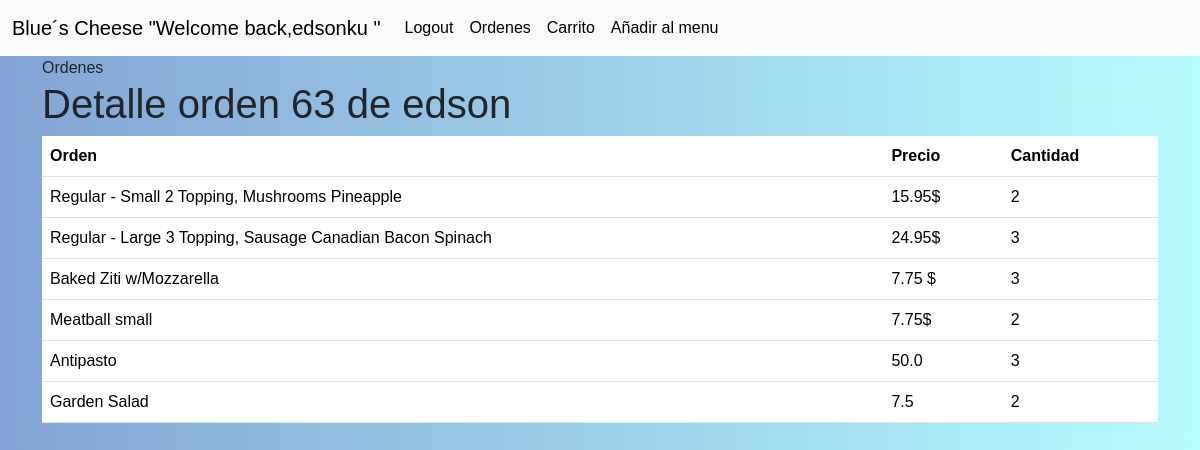
Page /detalleorden/63 (signed in) on the committed database.
### orders/models.py (models this page shows, shortened)
class Ordenes(models.Model):
    status=((0,"cancelado"),(1,"pendiente"),(2,"realizado"))
    cliente=models.ForeignKey(settings.AUTH_USER_MODEL, verbose_name="cliente", on_delete=models.CASCADE,related_name="orders")
    fecha=models.DateTimeField(verbose_name="tiempo",auto_now_add=True)
    estado=models.IntegerField(choices=status, default=1)
    total=models.FloatField(default=0.0)
    def __str__(self):
        return self.cliente.username

class Detallepizza(models.Model):
    orden=models.ForeignKey(Ordenes, related_name="pizza", on_delete=models.CASCADE)
    pizza=models.ForeignKey(Pizza, related_name="items", on_delete=models.CASCADE)
    cantidad=models.IntegerField()
    price=models.FloatField()
    toppings=models.ManyToManyField(Topings)

class Pizza(models.Model):
    pizza = models.CharField(verbose_name="Estilo", max_length=50)
    size = models.CharField(verbose_name="Tamaño", max_length=75)
    price = models.FloatField(verbose_name="Precio")
    class Meta:
        verbose_name="Pizza"
        verbose_name_plural="Pizzas"

class Topings(models.Model):
    topings = models.CharField(verbose_name="Tipo_topping", max_length=50)
    class Meta:
        verbose_name="Topping"
        verbose_name_plural="Toppings"

class Detallepasta(models.Model):
    orden=models.ForeignKey(Ordenes, related_name="pastas", on_delete=models.CASCADE)
    pasta=models.ForeignKey(Pasta, related_name="items", on_delete=models.CASCADE)
    cantidad=models.IntegerField()
    price=models.FloatField(verbose_name="precio")

class Pasta(models.Model):
    pasta = models.CharField(verbose_name="pasta", max_length=50)
    price = models.FloatField(verbose_name="Preciopasta")
    class Meta:
        verbose_name="Pasta"
        verbose_name_plural="Pastas"

class Detallesub(models.Model):
    orden=models.ForeignKey(Ordenes, related_name="subs", on_delete=models.CASCADE)
    sub=models.ForeignKey(Subs, related_name="items", on_delete=models.CASCADE)
    cantidad=models.IntegerField()
    price=models.FloatField(verbose_name="precio")

class Subs(models.Model):
    subs = models.CharField(verbose_name="Tipo de Sub", max_length=50)
    size = models.CharField(verbose_name="Tamañosub", max_length=75)
    price = models.FloatField(verbose_name="Preciosub")
    class Meta:
        verbose_name="Sub"
        verbose_name_plural="Subs"

class Detalledinner(models.Model):
    orden=models.ForeignKey(Ordenes, related_name="dinner", on_delete=models.CASCADE)
    dinner=models.ForeignKey(Dinner, related_name="items", on_delete=models.CASCADE)
    cantidad=models.IntegerField()
    price=models.FloatField(verbose_name="precio")

class Dinner(models.Model):
    dinner = models.CharField(verbose_name="Platillo", max_length=50)
    size = models.CharField(verbose_name="Tamañodinner", max_length=75)
    price = models.FloatField(verbose_name="Preciodinner")
    class Meta:
        verbose_name="Plato"
        verbose_name_plural="Platos"

class Detallesalads(models.Model):
    orden=models.ForeignKey(Ordenes, related_name="salad", on_delete=models.CASCADE)
    salad=models.ForeignKey(Salads, related_name="items", on_delete=models.CASCADE)
    cantidad=models.IntegerField()
    price=models.FloatField(verbose_name="precio")

class Salads(models.Model):
    salads = models.CharField(verbose_name="Tipo de ensalada", max_length=50)
    price = models.FloatField(verbose_name="Preciosalad")
    class Meta:
        verbose_name="Ensalada"
        verbose_name_plural="Ensaladas"

### orders/views.py (the view)
# urls.py: path("detalleorden/<int:pk_order>",views.detalleorden, name="detalleorden"),
def detalleorden(request, pk_order):
    orden=Ordenes.objects.get(pk=pk_order)
    print(orden)
    context={
       "orden":orden
    }
    return render(request,'orders/detalleorden.html',context)

### orders/templates/orders/detalleorden.html (shortened to what this page needs)
{% extends 'base.html' %}
{% block main %}
{% block title  %}
Ordenes
{% endblock %}
{% if user.is_authenticated %}
<h1> Detalle orden {{orden.pk}}  de {{orden.cliente}}</h1>
<table class="table">
    <thead>
      <tr>
        <th scope="col">Orden</th>
        <th scope="col">Precio</th>
        <th scope="col">Cantidad</th>
      </tr>
    </thead>
    <tbody>
        {% for detalle in orden.pizza.all %}
      <tr>
        <td>
            {{detalle.pizza.pizza}}
               {{detalle.pizza.size}}, {%for topping in detalle.toppings.all%}
               {{topping.topings}}
               {%endfor%}
           </td>
        <td>{{detalle.price}}$</td>
        <td>{{detalle.cantidad}}</td>
      </tr>
      {%endfor%}
      {%for detalle in orden.pastas.all%}
      <tr>
        <td>{{detalle.pasta.pasta}}</td>
        <td>{{detalle.price}} $</td>
        <td>{{detalle.cantidad}}</td>
      </tr>
      {%endfor%}
      {% for detalle in orden.subs.all %}
      <tr>
          <td>
            {{detalle.sub.subs}} {{detalle.sub.size}}
            </td>
          <td>{{detalle.price}}$</td>
          <td>{{detalle.cantidad}}</td>
      </tr>
      {%endfor%}
      {% for detalle in orden.dinner.all %}
      <tr>
          <td>{{detalle.dinner.dinner}}</td>
          <td>{{detalle.price}}</td>
          <td>{{detalle.cantidad}}</td>
      </tr>
      {%endfor%}
      {% for detalle in orden.salad.all %}
      <tr>
          <td>{{detalle.salad.salads}}</td>
          <td>{{detalle.price}} </td>
          <td>{{detalle.cantidad}}</td>
      </tr>
      {%endfor%}
    </tbody>
  </table>
  {% endif %}
{% endblock %}

### templates/base.html (shortened to what this page needs)
{% load bootstrap5 %}
<!DOCTYPE html>
<html lang="en">
<head>
  {% bootstrap_css %}
  {% load static %}
  <link rel="stylesheet" href="{% static 'style.css' %}">
</head>
<body>
  <nav class="navbar navbar-expand-lg navbar-light bg-light " >
    <div class="container-fluid">
      <a class="navbar-brand" href="/">Blue´s Cheese
        {% if user.is_authenticated %}
        "Welcome back,{{ user.username }} "
        {% endif %}</a>
      <div class="collapse navbar-collapse" id="navbarNavAltMarkup">
        <div class="navbar-nav">
          {% if user.is_authenticated %}
          <a class="nav-link active" aria-current="page" href="{% url 'logout' %}">Logout</a>
          <a class="nav-link active" aria-current="page" href="{% url 'ordenes' %}">Ordenes</a>
          <a class="nav-link active" aria-current="page" href="{% url 'car' %}">Carrito</a>
          <a class="nav-link active" aria-current="page" href="{% url 'addmenu' %}">Añadir al menu</a>
          {%else%}
          <a class="nav-link" href="{% url 'login' %}">Login</a>
          <a class="nav-link" href="{% url 'register' %}">Register</a>
          {% endif %}
        </div>
      </div>
    </div>
  </nav>
  <div class="container">
    {% block main %}
    {% endblock main %}
  </div>
</body>
</html>

### static/style.css (style rules this page uses)
* { box-sizing: border-box; }
body { font-family: "Raleway", sans-serif; background-image: linear-gradient(to right, #83a4d4,#b6fbff); }

### rows in the picture
Ordenes: pk "63", cliente "edson"
Detallepizza: pizza.pizza "Regular - Small", pizza.size "2 Topping", price "15.95", cantidad "2"
Topings: topings "Mushrooms"
Topings: topings "Pineapple"
Detallepizza: pizza.pizza "Regular - Large", pizza.size "3 Topping", price "24.95", cantidad "3"
Topings: topings "Sausage"
Topings: topings "Canadian Bacon"
Topings: topings "Spinach"
Detallepasta: pasta.pasta "Baked Ziti w/Mozzarella", price "7.75", cantidad "3"
Detallesub: sub.subs "Meatball", sub.size "small", price "7.75", cantidad "2"
Detalledinner: dinner.dinner "Antipasto", price "50.0", cantidad "3"
Detallesalads: salad.salads "Garden Salad", price "7.5", cantidad "2"

### other values in the picture
{{ user.username }} "edsonku"
